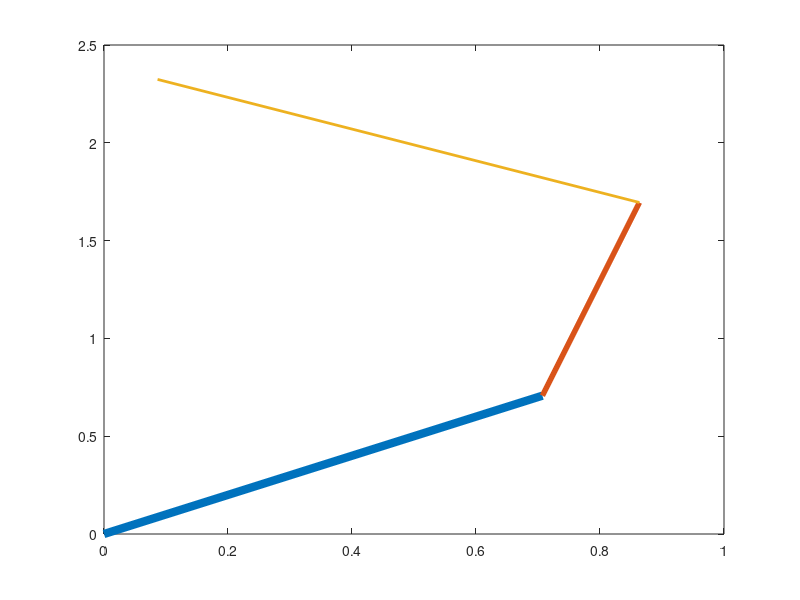

Here is the MATLAB script that generated this plot: (Note: this script raises an error after producing the figure.)
clear all
clc
close all
%% parameters

r1 = 1.0; % long. barra 1 [cm]
r2 = 1.0; % long. barra 2 [cm]
r3 = 1.0; % long. barra 3 [cm]

%% initial conditions
th1 = pi/4;
th2 = pi/5;
th3 = pi/3;
%% 

lx=r1*cos(th1)+r2*cos(th1+th2)+r3*cos(th1+th2+th3);
ly=r1*sin(th1)+r2*sin(th1+th2)+r3*sin(th1+th2+th3);
gamma=th1+th2+th3;

%% puntos

% 1er point
p0x = 0.0;
p0y = 0.0;

% 2do point
p1x = p0x + r1*cos(th1);
p1y = p0y + r1*sin(th1);

% 3er point
p2x = p1x + r2*cos(th1+th2);
p2y = p1y + r2*sin(th1+th2);

% 4er point
p3x = p2x + r3*cos(th1+th2+th3);
p3y = p2y + r3*sin(th1+th2+th3);

%% plot

fig1 = figure(1);

hb1 = plot([p0x,p1x],[p0y,p1y],'linewidth',6);
hold on
hb2 = plot([p1x,p2x],[p1y,p2y],'linewidth',4);
hold on
hb3 = plot([p2x,p3x],[p2y,p3y],'linewidth',2);
hold on
hb4 = plot([-4,4],[0,0],'linewidth',4,"ColorMode","manual");

axis equal
axis([-1.25*(r1+r2+r3) 1.25*(r1+r2+r3) -1*(r1+r2+r3) 1.25*(r1+r2+r3)])
grid on



